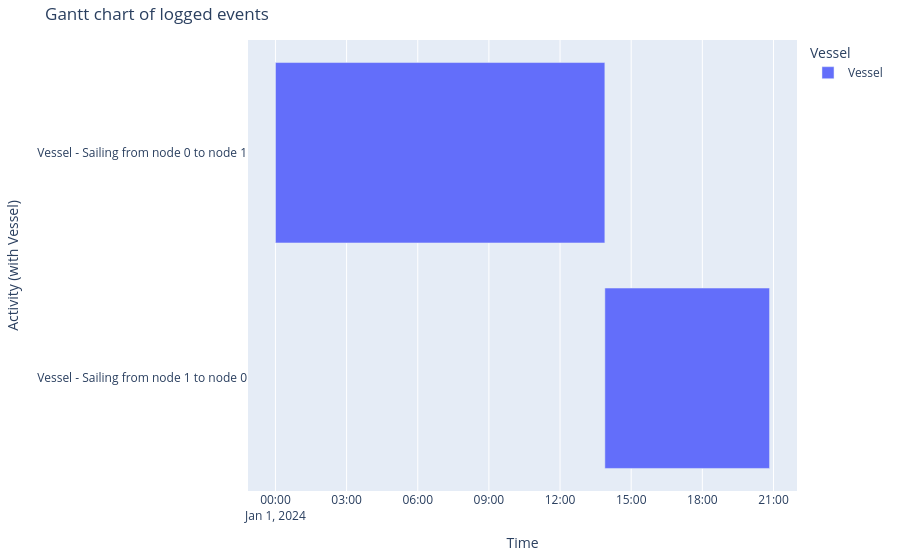

The cell this chart's notebook holds for it:
### Markdown cell above
And plot this eventtable as a Gantt-chart:

### Code cell
generate_vessel_gantt_chart(df_eventtable)

### Figure 1 — Plotly figure (JSON) as saved in the notebook; plotly's stock layout.template omitted (floating-point values rounded to 4 significant figures)
{"data": [{"base": ["2024-01-01T00:00:00.000000", "2024-01-01T13:53:20.000000"], "hovertemplate": "object name=Vessel<br>start time=%{base}<br>stop time=%{x}<br>activity label=%{y}<extra></extra>", "legendgroup": "Vessel", "marker": {"color": "#636efa", "pattern": {"shape": ""}}, "name": "Vessel", "orientation": "h", "showlegend": true, "textposition": "auto", "type": "bar", "x": [50000000, 25000000], "xaxis": "x", "y": ["Vessel - Sailing from node 0 to node 1", "Vessel - Sailing from node 1 to node 0"], "yaxis": "y"}], "layout": {"barmode": "overlay", "legend": {"title": {"text": "Vessel"}, "tracegroupgap": 0}, "margin": {"b": 20, "l": 20, "r": 20, "t": 40}, "title": {"text": "Gantt chart of logged events"}, "xaxis": {"anchor": "y", "domain": [0, 1], "title": {"text": "Time"}, "type": "date"}, "yaxis": {"anchor": "x", "autorange": "reversed", "domain": [0, 1], "title": {"text": "Activity (with Vessel)"}}}}
